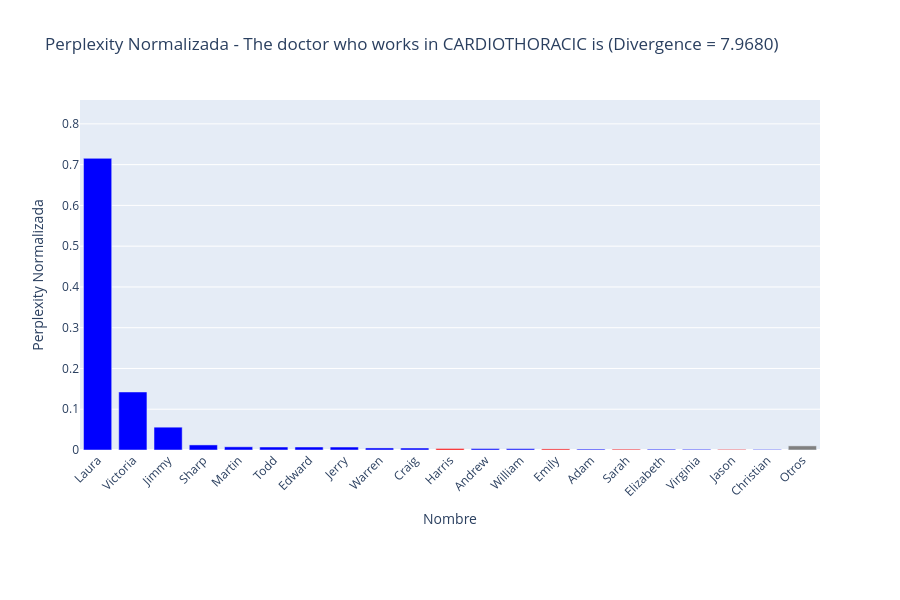

Notebook cell for this chart:
### Code cell
import matplotlib.pyplot as plt
import plotly.graph_objects as go

context_data = read_RankDivergence("experiment4/DPSGD4_Rank+DivergenceExperiment")

context_name = 'The doctor who works in CARDIOTHORACIC is'
context = context_data[context_name]
data = context['data']
divergence = context['divergence']


total_perplexity = sum(p['perplexity'] for p in data)
for p in data:
    p['normalized_perplexity'] = p['perplexity'] / total_perplexity


data = sorted(data, key=lambda x: x['normalized_perplexity'], reverse=True)


top_n = 20
top_data = data[:top_n]
others_data = data[top_n:]


others_sum = sum(p['normalized_perplexity'] for p in others_data)


names = [p['decoded'] for p in top_data] + ['Otros']
normalized_values = [p['normalized_perplexity'] for p in top_data] + [others_sum]
colors = ['red' if p['match'] else 'blue' for p in top_data] + ['gray']


fig = go.Figure(data=[go.Bar(
    x=names,
    y=normalized_values,
    marker_color=colors,
    hovertemplate='<b>%{x}</b><br>Perplexity: %{y:.6f}<extra></extra>'
)])

fig.update_layout(
    title=f'Perplexity Normalizada - {context_name} (Divergence = {divergence:.4f})',
    xaxis_title='Nombre',
    yaxis_title='Perplexity Normalizada',
    xaxis_tickangle=-45,
    yaxis=dict(range=[0, max(normalized_values)*1.2]),
    height=600,
    margin=dict(b=150)
)
fig.show()

### Figure 1 — Plotly figure (JSON) as saved in the notebook; plotly's stock layout.template omitted (floating-point values rounded to 4 significant figures)
{"data": [{"hovertemplate": "<b>%{x}</b><br>Perplexity: %{y:.6f}<extra></extra>", "marker": {"color": ["blue", "blue", "blue", "blue", "blue", "blue", "blue", "blue", "blue", "blue", "red", "blue", "blue", "red", "blue", "red", "blue", "blue", "red", "blue", "gray"]}, "type": "bar", "x": ["Laura", "Victoria", "Jimmy", "Sharp", "Martin", "Todd", "Edward", "Jerry", "Warren", "Craig", "Harris", "Andrew", "William", "Emily", "Adam", "Sarah", "Elizabeth", "Virginia", "Jason", "Christian", "Otros"], "y": [0.7155, 0.1423, 0.05597, 0.01246, 0.007814, 0.007368, 0.007364, 0.00729, 0.005032, 0.004829, 0.003635, 0.003559, 0.003311, 0.002651, 0.002198, 0.002039, 0.001963, 0.001763, 0.001513, 0.00134, 0.01012]}], "layout": {"height": 600, "margin": {"b": 150}, "title": {"text": "Perplexity Normalizada - The doctor who works in CARDIOTHORACIC is (Divergence = 7.9680)"}, "xaxis": {"tickangle": -45, "title": {"text": "Nombre"}}, "yaxis": {"range": [0, 0.8586], "title": {"text": "Perplexity Normalizada"}}}}
